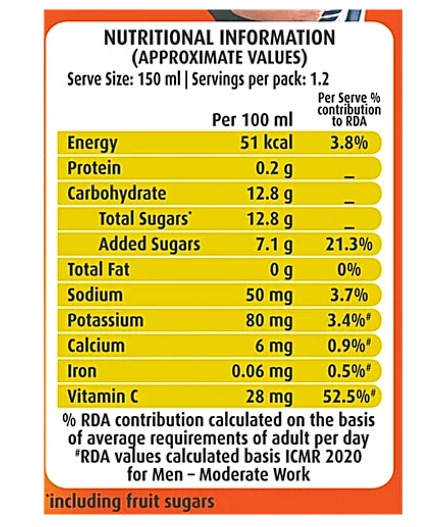
#> input picture ML/nutrient_chart.jpg, 431 x 527 px, found by its file name
$ python ocr_project.py
#> lines starting #> are read from the running program, lines starting #| are printed output that depends on the picture; after the words box and inside, x2 and y2 are one past the last pixel; in counts of white or black regions, pixels touching at a corner belong together
import cv2
import pytesseract
from PIL import Image

pytesseract.pytesseract.tesseract_cmd = r'C:\Program Files\Tesseract-OCR\tesseract.exe'

# Load the image

image = cv2.imread(r'C:\Users\saksh\OneDrive\Desktop\stuffs\FoodScanner\ml\nutrient_chart.jpg')
#> image is the input picture: shape (527, 431, 3); mean B, G, R 135.1, 204.6, 223.2

# # Convert to grayscale (reduces noise from colors)
# gray = cv2.cvtColor(image, cv2.COLOR_BGR2GRAY)

# # Apply adaptive thresholding (for uneven lighting)
# thresh = cv2.adaptiveThreshold(
#     gray, 255, cv2.ADAPTIVE_THRESH_GAUSSIAN_C, cv2.THRESH_BINARY, 11, 2
# )

# # Remove noise (optional)
# denoised = cv2.medianBlur(thresh, 3)

# # Save preprocessed image (optional, for debugging)
# cv2.imwrite('preprocessed_image.jpg', denoised)

# # Perform OCR
# text = pytesseract.image_to_string(denoised, lang='eng')

# print("Extracted Text:")
# print(text)


# Function to preprocess image for table extraction
def preprocess_image(image_path):
    # Load the image
#> called with image_path = 'nutrient_chart.jpg'
    image = cv2.imread(image_path)

    # Convert the image to grayscale
    gray = cv2.cvtColor(image, cv2.COLOR_BGR2GRAY)
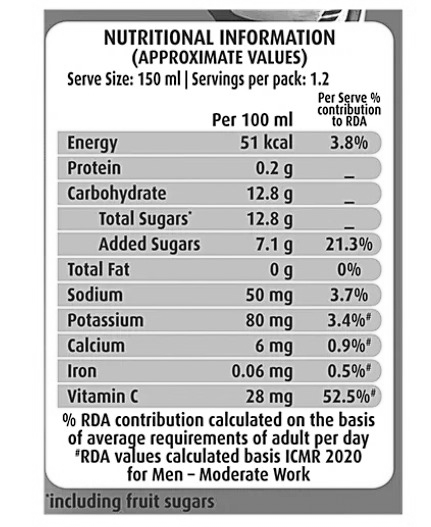
#> gray: shape (527, 431); min 0, max 255, mean 202.3

    # Apply adaptive thresholding to improve contrast (helps with white table cells)
    thresh = cv2.adaptiveThreshold(
        gray, 255, cv2.ADAPTIVE_THRESH_GAUSSIAN_C, cv2.THRESH_BINARY_INV, 11, 2
    )
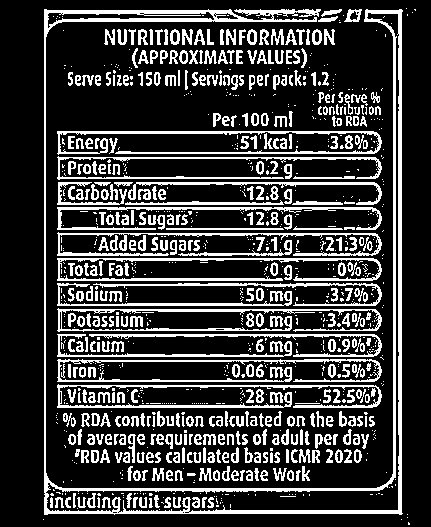
#> thresh: shape (527, 431); 22.8% white in thin lines or dots, all inside (x1, y1, x2, y2) = (43, 8, 416, 525)

    # Optional: Apply noise removal techniques
    denoised = cv2.medianBlur(thresh, 3)
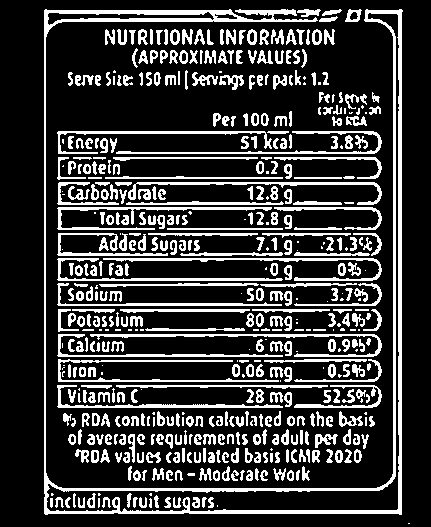
#> denoised: shape (527, 431); 22% white; 524 white regions (92 under 20 px), largest, box (x1, y1, x2, y2) and area: (44, 9, 403, 515) 9325, (90, 334, 382, 357) 1062, (103, 258, 382, 281) 1027

    # Optional: Use edge detection or contour detection to highlight table structure
    edges = cv2.Canny(denoised, threshold1=100, threshold2=200)
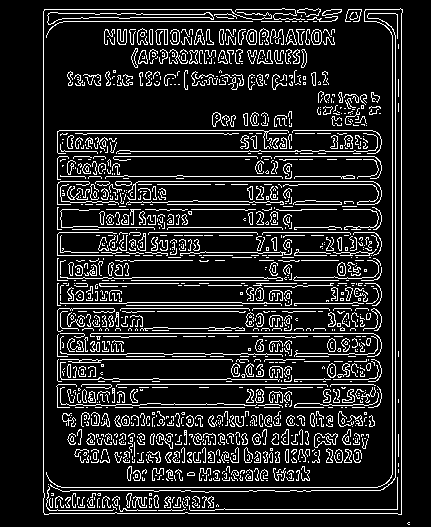
#> edges: shape (527, 431); 13.4% white in thin lines or dots, all inside (x1, y1, x2, y2) = (43, 8, 410, 525)

    # Save the preprocessed image for debugging
    cv2.imwrite('preprocessed_table_image.jpg', edges)

    return denoised

# Function to extract text from the image using OCR
def extract_text_from_image(image):
    # Use Tesseract to do OCR on the preprocessed image
    # Use --psm 6 for uniform block of text (try different modes like --psm 11 for sparse text)
    text = pytesseract.image_to_string(image, config='--psm 6')
    return text

# Function to process the OCR text and extract table data
def extract_table_data(ocr_text):
    lines = ocr_text.split('\n')
    table_data = []

    for line in lines:
        # Split by spaces or tabs, adjust the separator depending on your OCR output
        columns = line.split()
        if columns:
            table_data.append(columns)

    return table_data

# Main function to run the OCR on the image and extract table data
def main(image_path):
    # Preprocess the image
    preprocessed_image = preprocess_image(image_path)

    # Extract text using OCR
    ocr_text = extract_text_from_image(preprocessed_image)

    # Extract table data from the OCR text
    table_data = extract_table_data(ocr_text)

    # Print the extracted table data
    print("Extracted Table Data:")
    for row in table_data:
        print(row)

# Run the main function with your image
image_path = 'nutrient_chart.jpg'  # Make sure to provide the correct path to your image
main(image_path)
#> (the call stopped at in extract_text_from_image, `text = pytesseract.image_to_string(image, config='--psm 6')`: pytesseract is not available in this run)
